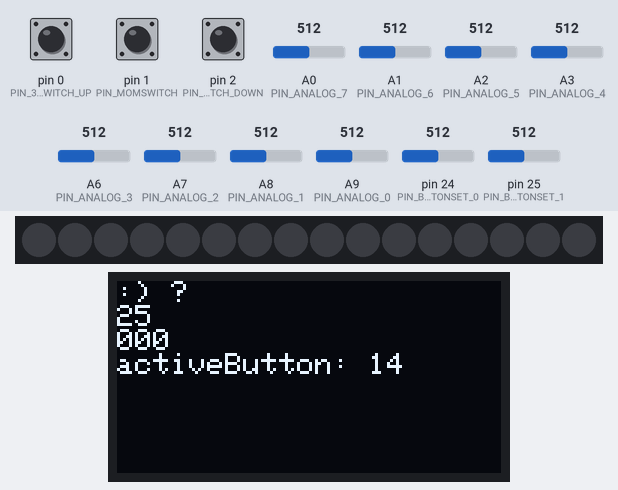
The program below on a simulated Teensy 3. Parts: 16 RGB LEDs in strip order, left to right, 128×64 one-colour display. The test bench sets the inputs (shaded band); at power-on: pin 24 (PIN_BUTTONSET_0) = 512, pin 25 (PIN_BUTTONSET_1) = 512, pin 0 (PIN_3WAYSWITCH_UP) HIGH, pin 1 (PIN_MOMSWITCH) HIGH, pin 2 (PIN_3WAYSWITCH_DOWN) HIGH, A0 (PIN_ANALOG_7) = 512, A1 (PIN_ANALOG_6) = 512, A2 (PIN_ANALOG_5) = 512, A3 (PIN_ANALOG_4) = 512, A6 (PIN_ANALOG_3) = 512, A7 (PIN_ANALOG_2) = 512, A8 (PIN_ANALOG_1) = 512, A9 (PIN_ANALOG_0) = 512.

Above: at 1.2 s.
1.3 s: pin 24 (PIN_BUTTONSET_0) set to 716
At 2.07 s:
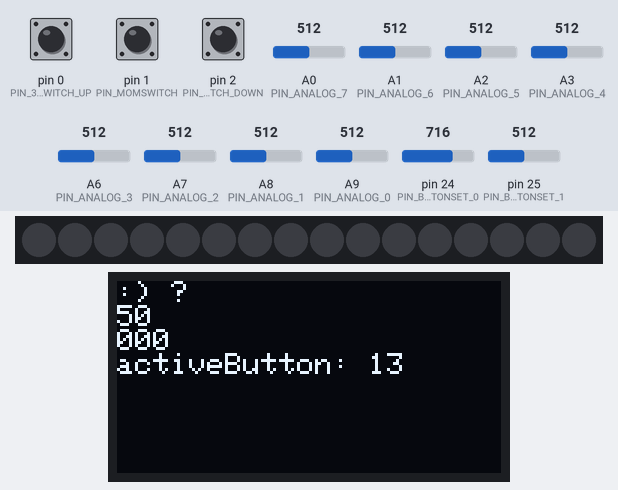
3.1 s: pin 25 (PIN_BUTTONSET_1) set to 716
At 3.33 s:
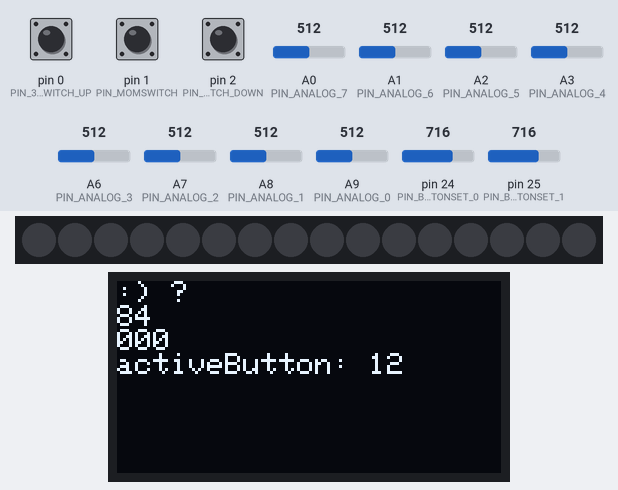
4.6 s: pin 0 (PIN_3WAYSWITCH_UP) pulled LOW for 0.15 s
At 4.91 s:
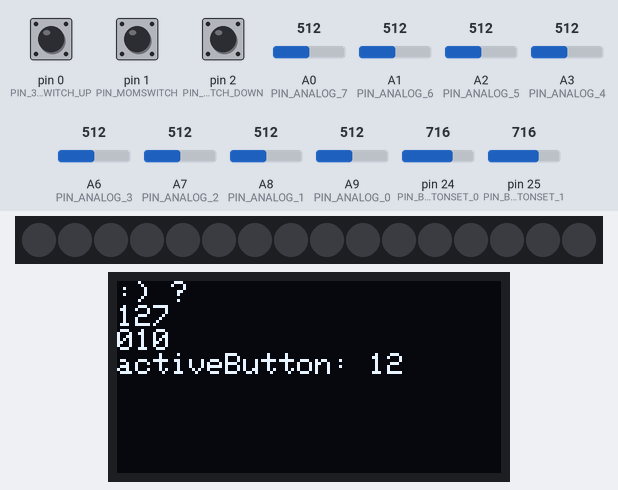
5.3 s: pin 1 (PIN_MOMSWITCH) pulled LOW for 0.15 s
At 5.54 s:
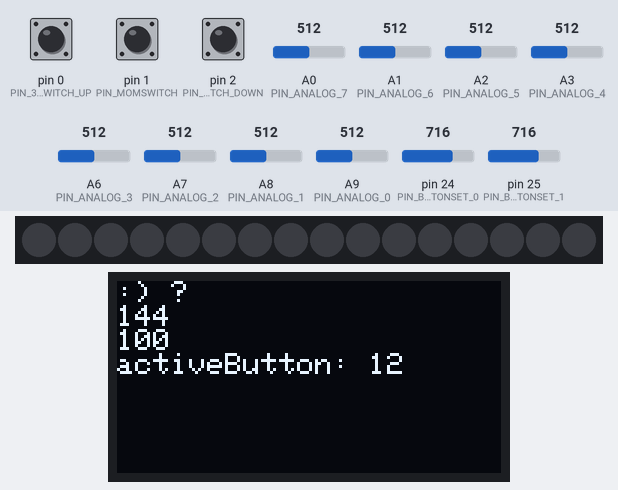
6.0 s: pin 2 (PIN_3WAYSWITCH_DOWN) pulled LOW for 1 s
At 6.48 s:
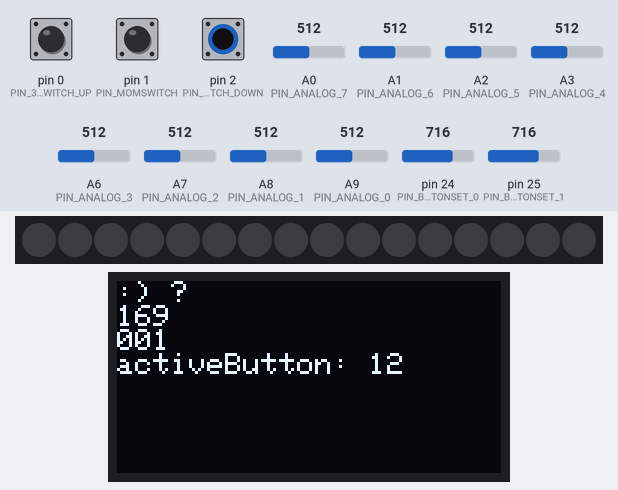
7.6 s: pin 0 (PIN_3WAYSWITCH_UP) pulled LOW for 1 s
At 8.38 s:
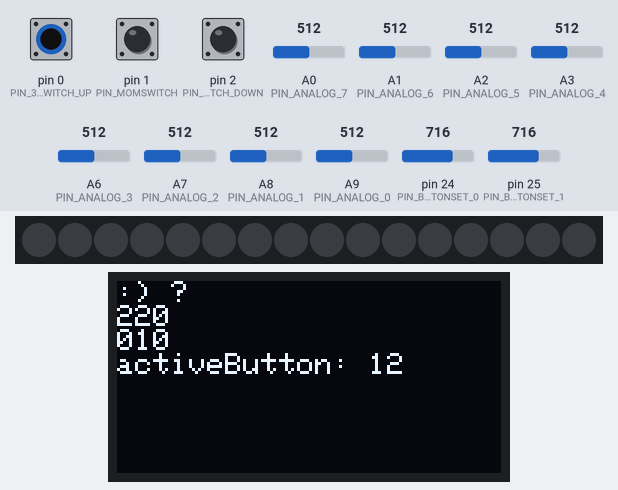
Timing chart, 0 to 10.2 s (numbered marks = the images above; inputs shaded):
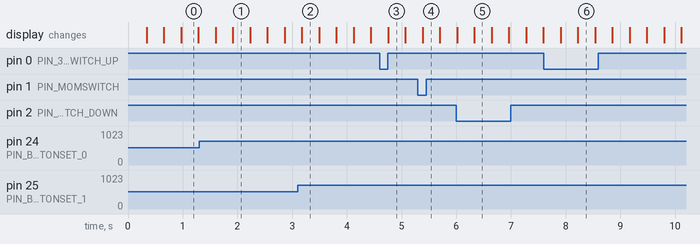

The program:

main.cpp
```cpp
// (licence header left out)
#include <Arduino.h>
#include <Wire.h>

// TLC5940
#include "Tlc5940.h"

// SSD1306
#include <Adafruit_GFX.h>
#include <Adafruit_SSD1306.h>

// inputs
#include <AnalogMultiButton.h>
#include <ResponsiveAnalogRead.h>

// pins
#define PIN_3WAYSWITCH_UP   0
#define PIN_MOMSWITCH       1
#define PIN_3WAYSWITCH_DOWN 2
#define PIN_TLC5940_0       3
#define PIN_TLC5940_1       4
#define PIN_TLC5940_2       5
#define PIN_TLC5940_3       6
#define PIN_TLC5940_4       7
#define PIN_CS              8
#define PIN_RST             9
#define PIN_DC              10
#define PIN_SCLK            11
#define PIN_SID             12
#define PIN_LED             13
#define PIN_ANALOG_7        A0
#define PIN_ANALOG_6        A1
#define PIN_ANALOG_5        A2
#define PIN_ANALOG_4        A3
// #define PIN_I2C_SDA      18
// #define PIN_I2C_SCL      19
#define PIN_ANALOG_3        A6
#define PIN_ANALOG_2        A7
#define PIN_ANALOG_1        A8
#define PIN_ANALOG_0        A9
#define PIN_BUTTONSET_0     A10
#define PIN_BUTTONSET_1     A11

#define BB_I2C_CHANNEL      8
#define WIRE_RECEIVE_MAX    10

#define SET_0LED            7
#define SET_LED_UPPER       8
#define SET_LED_LOWER       9

Adafruit_SSD1306 screen(PIN_SID, PIN_SCLK, PIN_DC, PIN_RST, PIN_CS);

ResponsiveAnalogRead analog0(PIN_ANALOG_0, true);
ResponsiveAnalogRead analog1(PIN_ANALOG_1, true);
ResponsiveAnalogRead analog2(PIN_ANALOG_2, true);
ResponsiveAnalogRead analog3(PIN_ANALOG_3, true);
ResponsiveAnalogRead analog4(PIN_ANALOG_4, true);
ResponsiveAnalogRead analog5(PIN_ANALOG_5, true);
ResponsiveAnalogRead analog6(PIN_ANALOG_6, true);
ResponsiveAnalogRead analog7(PIN_ANALOG_7, true);

const int BUTTONS_DEBOUNCE = 1;
const int BUTTONS_RESOLUTION = 960;
const int BUTTONS_PER_SET = 8;
const int BUTTONS_VALUES[BUTTONS_PER_SET] = {0, 130, 270, 450, 550, 680, 800, 870};

const int BUTTONS_TOTAL = 16;
const int BUTTONS_NUMBERS[BUTTONS_TOTAL] = {0,0,1,1,2,2,3,3,7,7,6,6,5,5,4,4};
const int BUTTONS_NUMBERS_SETS[BUTTONS_TOTAL] = {0,1,0,1,0,1,0,1,1,0,1,0,1,0,1,0};

AnalogMultiButton buttonSet0(PIN_BUTTONSET_0, BUTTONS_PER_SET, BUTTONS_VALUES, BUTTONS_DEBOUNCE, BUTTONS_RESOLUTION);
AnalogMultiButton buttonSet1(PIN_BUTTONSET_1, BUTTONS_PER_SET, BUTTONS_VALUES, BUTTONS_DEBOUNCE, BUTTONS_RESOLUTION);

//
// LEDs
//

void setLed(int led, int brightness) {
  if(led == 16) {
    analogWrite(PIN_LED, brightness);
    return;
  }
  int tlcLed = led < 8 ? 7 - led : 15 - led;
  Tlc.set(tlcLed, brightness * 2);
  Tlc.update();
}

//
// Wire send
//

// int wireSendMemory[SEND_TOTAL] = {};

// void wireSend(int id, int value) {
//   if(value == wireSendMemory[id]) return;
//   Serial.print(id);
//   Serial.print(':');
//   Serial.println(value);
//   wireSendMemory[id] = value;
// }

//
// Wire response
//

void wireReceive(const char * data) {
  int target = data[0] - '0';
  int subtarget = data[1] - '0';

  const char * valueString = data + 3;

  switch(target) {
    case SET_LED_UPPER:
      if(subtarget == 8) {
        subtarget = 16;
      }
      setLed(subtarget, atoi(valueString));
      break;

    case SET_LED_LOWER:
      setLed(subtarget + 8, atoi(valueString));
      break;

    default:
      break;
  }
}

void wireReceiveByte(const byte inByte) {
  static char inputLine[WIRE_RECEIVE_MAX];
  static unsigned int inputPos = 0;

  switch(inByte) {
    case 0:
    case '\n':
      inputLine[inputPos] = 0;
      wireReceive(inputLine);
      inputPos = 0;
      break;

    case '\r':
      break;

    default:
      if(inputPos < (WIRE_RECEIVE_MAX - 1)) {
        inputLine[inputPos++] = inByte;
      }
      break;
  }
}

void receiveWireEvent(int howMany) {
  while(Wire.available() > 0) {
    wireReceiveByte(Wire.read());
  }
}

void requestWireEvent() {
  Wire.write("hello ");
}

//
// Setup
//

void setup() {
  Wire.begin(BB_I2C_CHANNEL);
  Wire.onReceive(receiveWireEvent);
  Wire.onRequest(requestWireEvent);

  // leds
  Tlc.init();
  Tlc.clear();
  Tlc.update();

  // LEDs
  pinMode(PIN_LED, OUTPUT);
  digitalWrite(PIN_LED, LOW);

  // screen
  screen.begin(SSD1306_SWITCHCAPVCC);
  screen.clearDisplay();
  screen.setTextColor(WHITE);
  screen.setTextSize(2);
  screen.println(":) Hello");
  screen.display();

  // switches
  pinMode(PIN_MOMSWITCH, INPUT_PULLUP);
  pinMode(PIN_3WAYSWITCH_UP, INPUT_PULLUP);
  pinMode(PIN_3WAYSWITCH_DOWN, INPUT_PULLUP);
}

int led = 0;
int activeButton = -1;

unsigned long time;
unsigned long prevTime;
unsigned long ticks;

void loop() {
  time = millis();
  if(time == prevTime) return;

  // main loop once per 1ms = 1000Hz
  prevTime = time;
  ticks++;

  // once per 8ms = ~125fps
  if(ticks % 8 == 0) {

  }

  screen.clearDisplay();
  screen.setCursor(0,0);
  screen.println(":) ?");
  screen.setTextSize(1);

  screen.println(ticks);

  screen.print(digitalRead(PIN_MOMSWITCH) == LOW);
  screen.print(digitalRead(PIN_3WAYSWITCH_UP) == LOW);
  screen.println(digitalRead(PIN_3WAYSWITCH_DOWN) == LOW);

  analog0.update();
  analog1.update();
  analog2.update();
  analog3.update();
  analog4.update();
  analog5.update();
  analog6.update();
  analog7.update();

  // screen.print(analog0.getValue());
  // screen.print(analog1.getValue());
  // screen.print(analog2.getValue());
  // screen.print(analog3.getValue());
  // screen.print(analog4.getValue());
  // screen.print(analog5.getValue());
  // screen.print(analog6.getValue());
  // screen.println(analog7.getValue());

  analogRead(PIN_BUTTONSET_0);
  buttonSet0.update();

  analogRead(PIN_BUTTONSET_1);
  buttonSet1.update();

  activeButton = -1;
  for(int i = 0; i < BUTTONS_TOTAL; i++) {
    if(BUTTONS_NUMBERS_SETS[i]
        ? buttonSet1.isPressed(BUTTONS_NUMBERS[i])
        : buttonSet0.isPressed(BUTTONS_NUMBERS[i])
    ) {
      activeButton = i;
      break;
    }
  }

  screen.print("activeButton: ");
  screen.println(activeButton);

  screen.display();
  delay(10);

}
```
